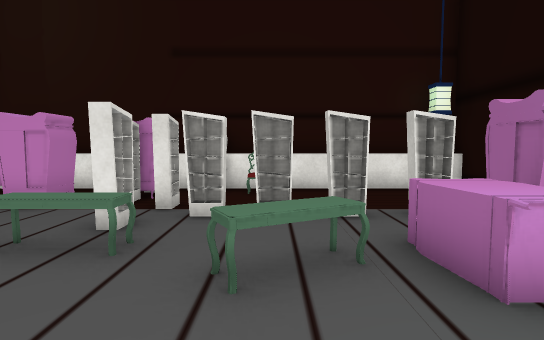
View 1 (above)

13 first-person views from a walk through a 3-D level made in the Unity game engine. The camera is 1.2 m above the floor, tilts 4° down and sees 80° across. Doors are open. The floor is counted in squares, 1 m on a side. Each view is taken from the middle of a square. On the plan, view 1 faces up. The plan holds only what a view shows up to about 14 squares ahead; the rest is blank. The place goes on beyond the plan. The player is left out. Some animated figures are not drawn. Some surface patterns are stand-ins.

View 2
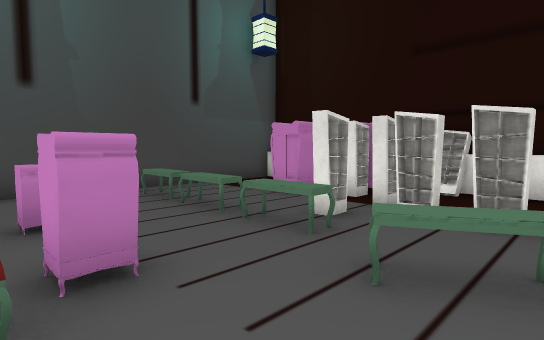

View 3
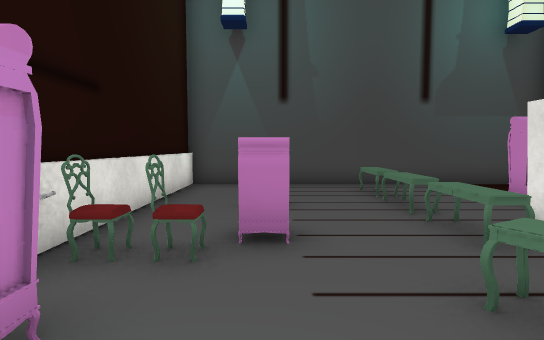

View 4
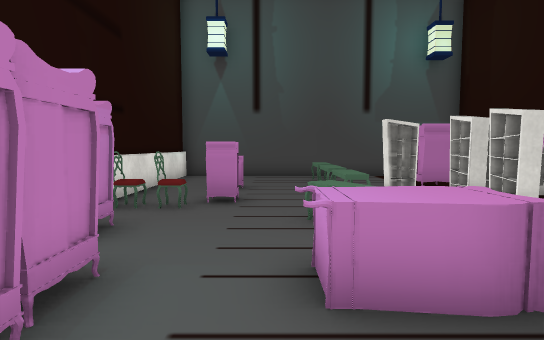

View 5
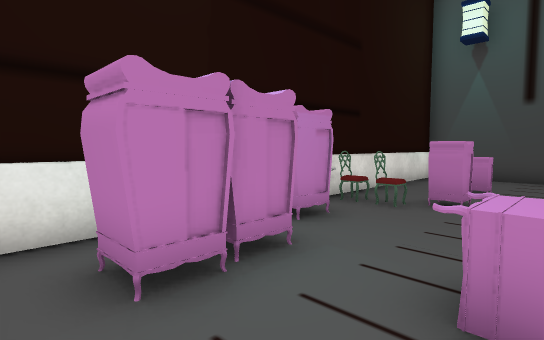

View 6
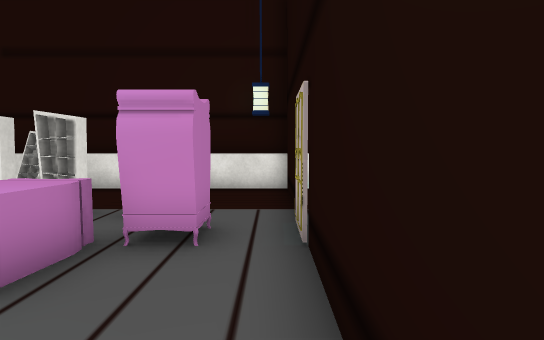

View 7
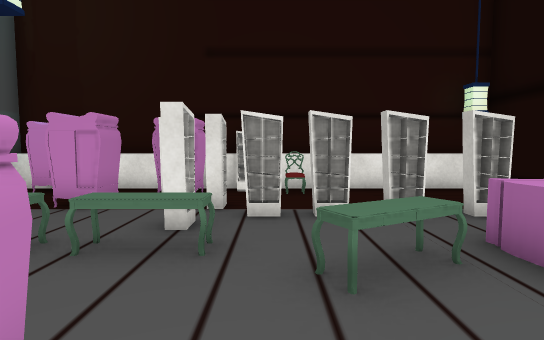

View 8
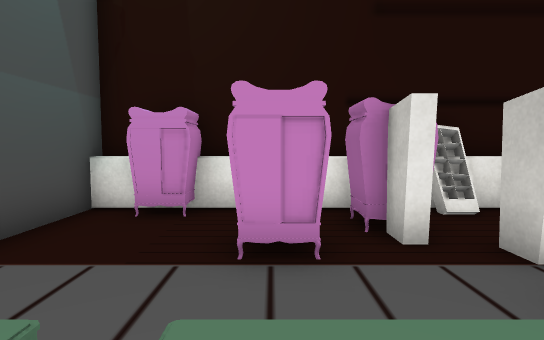

View 9
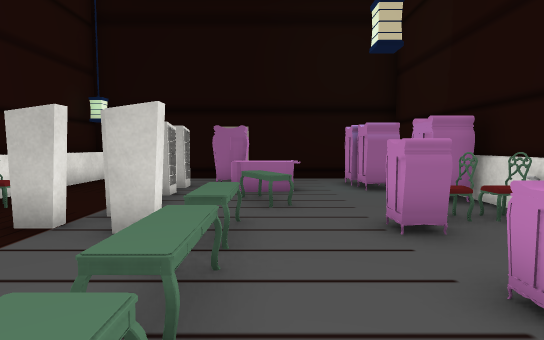

View 10
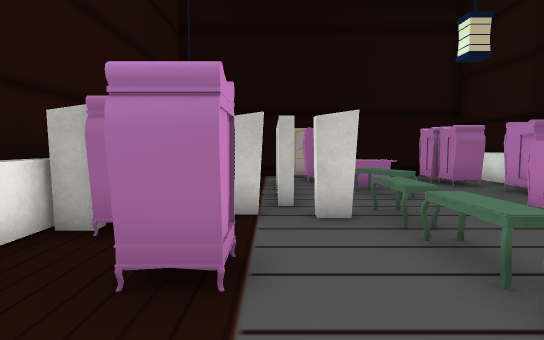

View 11
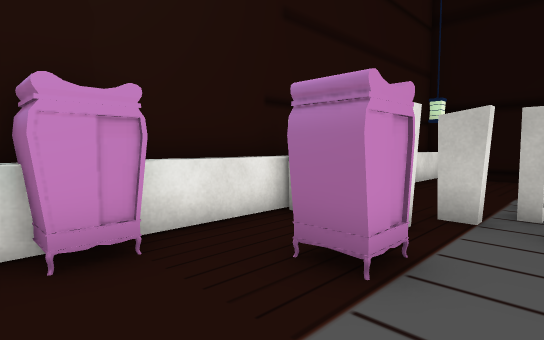

View 12
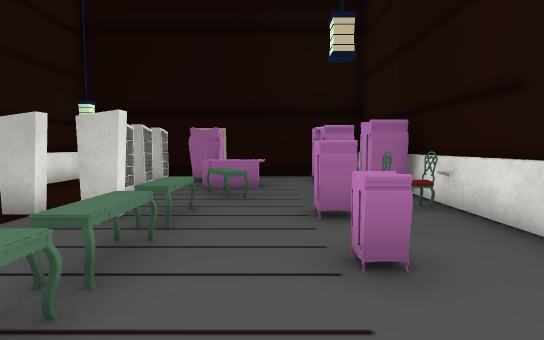

View 13
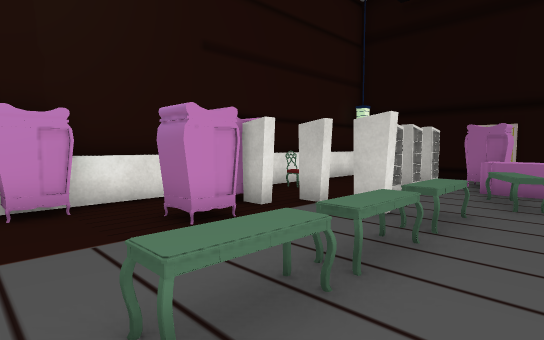

### Floor plan
Points are (right, up) in squares from view 1. A wall is a line through its corners. A room is listed if a view was taken in it or the views show most of it. See-through windows are left out.
Room 1 (views 1, 2, 3, 4, 5, 6, 7, 8, 9, 10, 11, 12, 13)
walls: (-2.4, 9.7) (-6.5, 9.7); (2.4, 9.7) (-1.6, 9.7); (2.5, -1.7) (5, -1.7); (-7.9, 9.7) (-8.5, 9.7) (-8.5, -1.7) (0.6, -1.7); (5.4, -1.7) (5.4, 9.1); (5.4, 9.7) (2.9, 9.7)
low walls: (-3.5, 9.3) (-6.5, 9.3); (-7.5, 9.3) (-8.6, 9.3); (6.1, 9.3) (-1.1, 9.3)
objects: desk (-7, 4) to (-6, 4); closet (-7, 9); closet (-5, 1); desk (-5, 4) to (-4, 4); closet (-5, 7); closet (-4, 8) to (-3, 8); closet (-3, 1) to (-2, 1); desk (-3, 4) to (-2, 4); bookshelf (-3, 7); bookshelf (-3, 9); chair (-2, -1); chair (-2, 0); bookshelf (-2, 5); bookshelf (-2, 6) to (-2, 7); bookshelf (-2, 9) to (-2, 10); other object (-1, -1); bookshelf (-1, 6); closet (0, -1) to (1, -1); desk (0, 3) to (1, 3); bookshelf (0, 6); chair (0, 9); bookshelf (1, 6); closet (2, 0) to (3, 0); closet (2, 2) to (3, 4); bookshelf (2, 6) to (3, 6); closet (3, 4) to (4, 5); closet (4, 0)

Positions as (right, up) in squares from view 1, and headings:
1: (0, 0), facing up
2: (1, 0), facing up-left
3: (2, 1), facing left
4: (5, 2), facing left
5: (5, 3), facing down-left
6: (5, 0), facing up
7: (-1, 0), facing up
8: (-5, 3), facing up
9: (-7, 3), facing right
10: (-8, 6), facing right
11: (-8, 5), facing up-right
12: (-8, 2), facing right
13: (-8, 2), facing up-right
